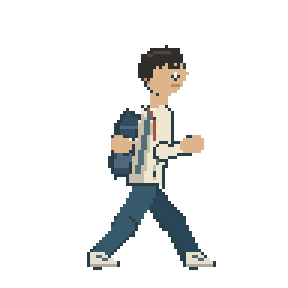
#> input picture A Fleeting Life/game/assets/resources/art/character/hd/run/00.png, 96 x 96 px (shown 3 times larger)
$ python -i refine-candidate-heaven-clouds.py   (imports and definitions only)
#> lines starting #> are read from the running program, lines starting #| are printed output that depends on the picture
#> further down, picture is the input picture: PIL image 96x96 RGBA; mean R, G, B, A 15.9, 16.7, 16.2, 34.6
"""Give the clear-v7 heaven reward an actual pixel cloud sea and light shafts.

The supplied background bypasses Renderer.ts's procedural heaven fallback, so
these details must live in the scrolling plates.  Keep the bottom 18 logical
rows textured: SceneGround.ts reuses those rows as the game's contact plane.
"""

from __future__ import annotations

import runpy
from pathlib import Path
from random import Random

from PIL import Image, ImageChops, ImageDraw, ImageStat


ROOT = Path(__file__).resolve().parents[1]
SCENE = ROOT / "assets/resources/art/pixel/scene"
CANDIDATE = SCENE / "clear-v7"
QA = ROOT / "build/qa/background-clear-v7"
TILE_WIDTH = 1024
TILE_STRIDE = 960
COUNT = 5
WIDTH = TILE_WIDTH + (COUNT - 1) * TILE_STRIDE
NEAREST = Image.Resampling.NEAREST
BEAMS = (210, 585, 1030, 1430, 1835, 2280, 2720, 3155, 3595, 4070, 4590)


# [103 lines left out: functions render_base, cloud_shape, cloud_band, paint_cloud_sea, paint_light, not called in this run]


def simulate_runtime_floor(image: Image.Image, camera: int) -> Image.Image:
    """Approximate SceneGround.imageRegion for visual QA at a fixed camera."""
#> called with camera = 680
    frame = image.crop((camera, 0, camera + 480, 270)).copy()
#> frame: PIL image 480x270 RGBA; every value is 0
    for band, y in enumerate(range(205, 270, 18)):
        h = min(18, 270 - y)
        offset = min(WIDTH - 480, camera + band * 29)
        frame.paste(image.crop((offset, 252, offset + 480, 252 + h)), (0, y))
    border = Image.new("RGBA", (480, 270), (0, 0, 0, 0))
    bd = ImageDraw.Draw(border)
    bd.rectangle((0, 205, 479, 206), fill=(32, 37, 33, 48))
    bd.rectangle((0, 207, 479, 207), fill=(246, 230, 191, 33))
    return Image.alpha_composite(frame.convert("RGBA"), border).convert("RGB")
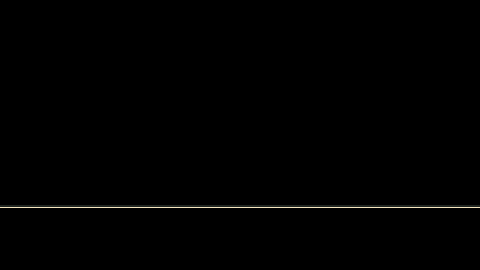
#> returned value: PIL image 480x270 RGB; mean R, G, B 1.1, 1.1, 1


def reward_legibility_preview(image: Image.Image) -> Image.Image:
    camera = 680
    frame = simulate_runtime_floor(image, camera).convert("RGBA")
    glows = Image.new("RGBA", (480, 270), (0, 0, 0, 0))
    d = ImageDraw.Draw(glows)
    reward_time = camera / 72
    for i in range(18):
        x = round(96 + (3 + i * 3 - reward_time) * 72)
        if not 0 <= x <= 480:
            continue
        h = 18 + (i % 3) * 27
        cy = 216 - h
        d.ellipse((x - 10, cy - 10, x + 10, cy + 10), fill=(255, 241, 210, 122))
        d.polygon([(x - 5, cy - 3), (x + 5, cy - 3),
                   (x + 5, cy + 5), (x - 5, cy + 5)], fill=(237, 217, 162, 255))
    frame = Image.alpha_composite(frame, glows)
    actor_path = ROOT / "assets/resources/art/pixel/character/hd/run/00.png"
    actor = Image.open(actor_path).convert("RGBA").resize((48, 48), NEAREST)
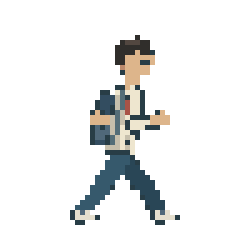
#> actor: PIL image 48x48 RGBA (shown 5 times larger); mean R, G, B, A 14.9, 15.8, 15.5, 34.4; transparent parts drawn white
    frame.alpha_composite(actor, (72, 172))
    return frame.convert("RGB")


# [50 lines left out: functions save_images, main, not called in this run]


# [2 lines not run here, left out]

>>> from PIL import Image
>>> picture = Image.open('../assets/resources/art/character/hd/run/00.png')
>>> result = reward_legibility_preview(picture)
